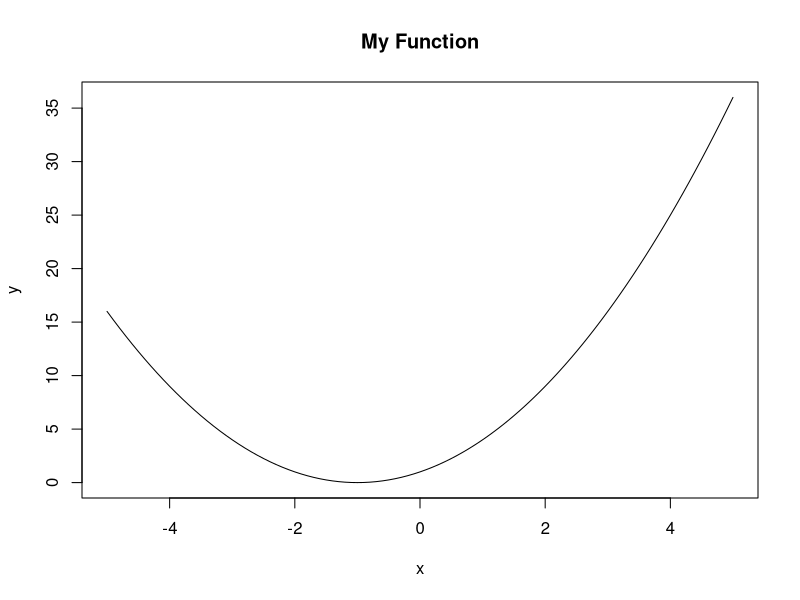

Reproduce this figure in R.
## ---- chunk 1
my_func <- function(x) {
  return(x^2 + 2*x + 1)
}

curve(my_func, from = -5, to = 5, xlab = "x", ylab = "y", main = "My Function")
